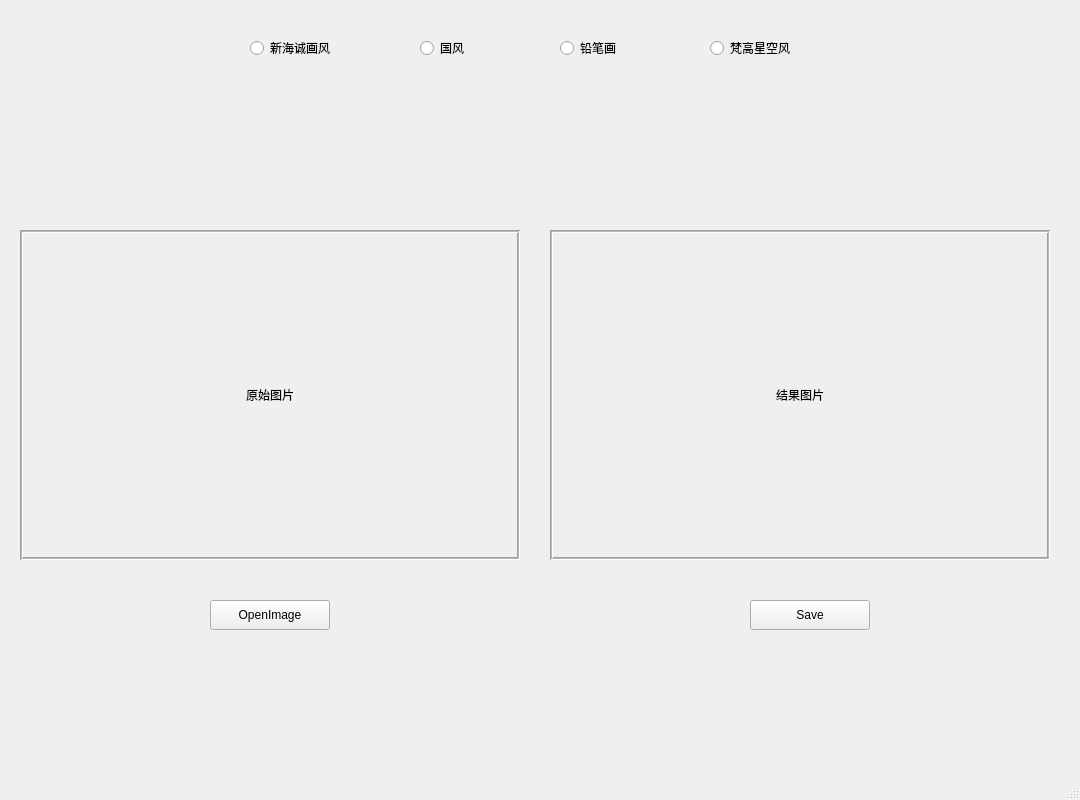
<?xml version="1.0" encoding="UTF-8"?>
<ui version="4.0">
 <class>MainWindow</class>
 <widget class="QMainWindow" name="MainWindow">
  <property name="geometry">
   <rect>
    <x>0</x>
    <y>0</y>
    <width>1080</width>
    <height>800</height>
   </rect>
  </property>
  <property name="minimumSize">
   <size>
    <width>1080</width>
    <height>800</height>
   </size>
  </property>
  <property name="windowTitle">
   <string>MainWindow</string>
  </property>
  <widget class="QWidget" name="centralwidget">
   <widget class="QPushButton" name="pushButton">
    <property name="geometry">
     <rect>
      <x>210</x>
      <y>600</y>
      <width>120</width>
      <height>30</height>
     </rect>
    </property>
    <property name="text">
     <string>OpenImage</string>
    </property>
   </widget>
   <widget class="QPushButton" name="pushButton_2">
    <property name="geometry">
     <rect>
      <x>750</x>
      <y>600</y>
      <width>120</width>
      <height>30</height>
     </rect>
    </property>
    <property name="text">
     <string>Save</string>
    </property>
   </widget>
   <widget class="QLabel" name="label">
    <property name="geometry">
     <rect>
      <x>20</x>
      <y>230</y>
      <width>500</width>
      <height>330</height>
     </rect>
    </property>
    <property name="minimumSize">
     <size>
      <width>500</width>
      <height>330</height>
     </size>
    </property>
    <property name="frameShape">
     <enum>QFrame::Box</enum>
    </property>
    <property name="frameShadow">
     <enum>QFrame::Sunken</enum>
    </property>
    <property name="midLineWidth">
     <number>1</number>
    </property>
    <property name="text">
     <string>原始图片</string>
    </property>
    <property name="scaledContents">
     <bool>true</bool>
    </property>
    <property name="alignment">
     <set>Qt::AlignCenter</set>
    </property>
    <property name="wordWrap">
     <bool>false</bool>
    </property>
    <property name="margin">
     <number>0</number>
    </property>
    <property name="openExternalLinks">
     <bool>false</bool>
    </property>
   </widget>
   <widget class="QLabel" name="label_2">
    <property name="geometry">
     <rect>
      <x>550</x>
      <y>230</y>
      <width>500</width>
      <height>330</height>
     </rect>
    </property>
    <property name="minimumSize">
     <size>
      <width>500</width>
      <height>330</height>
     </size>
    </property>
    <property name="frameShape">
     <enum>QFrame::Box</enum>
    </property>
    <property name="frameShadow">
     <enum>QFrame::Sunken</enum>
    </property>
    <property name="midLineWidth">
     <number>1</number>
    </property>
    <property name="text">
     <string>结果图片</string>
    </property>
    <property name="scaledContents">
     <bool>true</bool>
    </property>
    <property name="alignment">
     <set>Qt::AlignCenter</set>
    </property>
   </widget>
   <widget class="QRadioButton" name="radioButton">
    <property name="geometry">
     <rect>
      <x>250</x>
      <y>40</y>
      <width>89</width>
      <height>16</height>
     </rect>
    </property>
    <property name="text">
     <string>新海诚画风</string>
    </property>
   </widget>
   <widget class="QRadioButton" name="radioButton_2">
    <property name="geometry">
     <rect>
      <x>420</x>
      <y>40</y>
      <width>89</width>
      <height>16</height>
     </rect>
    </property>
    <property name="text">
     <string>国风</string>
    </property>
   </widget>
   <widget class="QRadioButton" name="radioButton_3">
    <property name="geometry">
     <rect>
      <x>560</x>
      <y>40</y>
      <width>89</width>
      <height>16</height>
     </rect>
    </property>
    <property name="text">
     <string>铅笔画</string>
    </property>
   </widget>
   <widget class="QRadioButton" name="radioButton_4">
    <property name="geometry">
     <rect>
      <x>710</x>
      <y>40</y>
      <width>89</width>
      <height>16</height>
     </rect>
    </property>
    <property name="text">
     <string>梵高星空风</string>
    </property>
   </widget>
  </widget>
  <widget class="QMenuBar" name="menubar">
   <property name="geometry">
    <rect>
     <x>0</x>
     <y>0</y>
     <width>1080</width>
     <height>23</height>
    </rect>
   </property>
  </widget>
  <widget class="QStatusBar" name="statusbar"/>
 </widget>
 <resources/>
 <connections/>
</ui>
